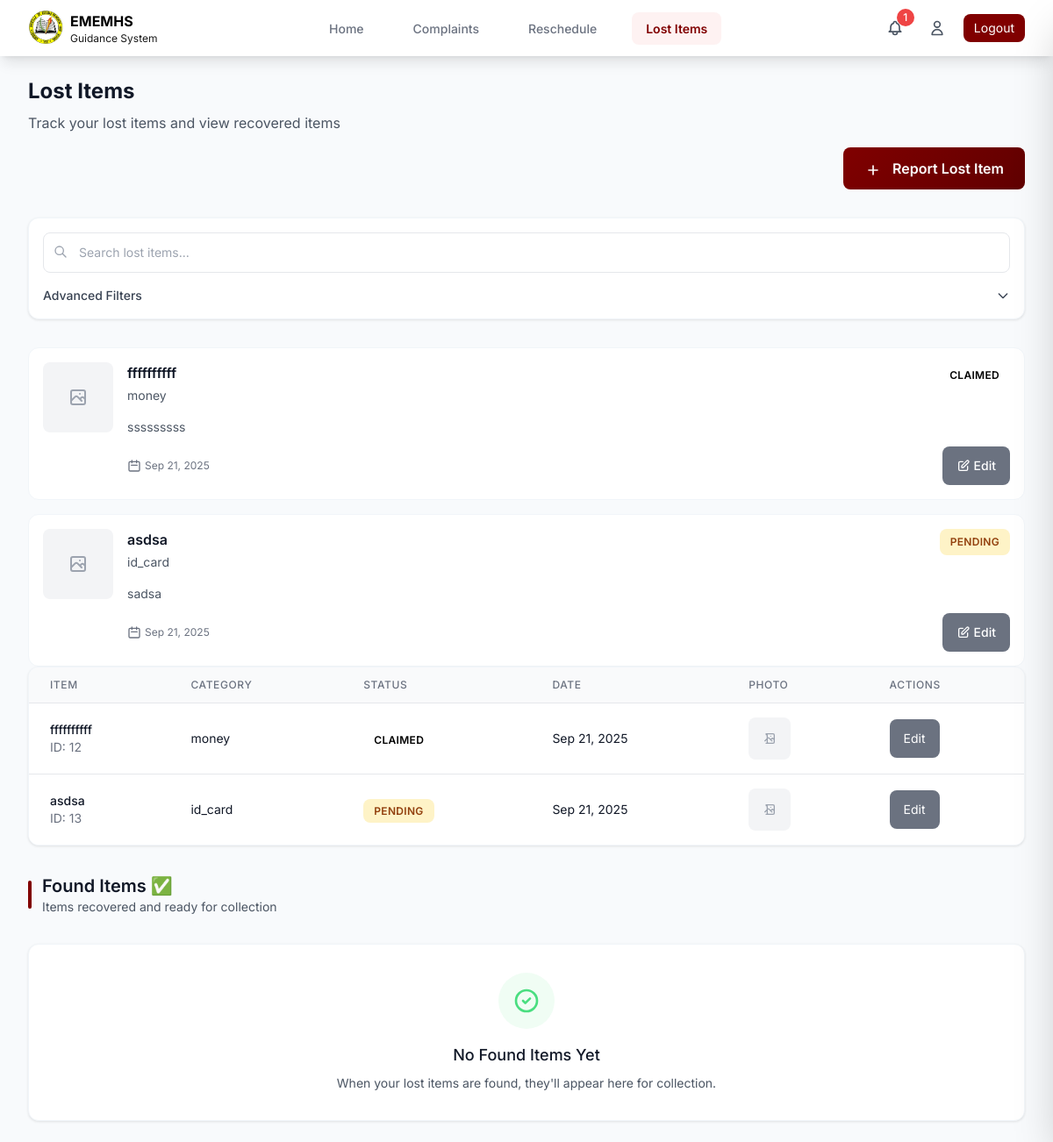
The page /pages/lost_item.php (signed in) on the database its author committed.
### tables this page shows
CREATE TABLE `lost_items` (
  `id` int(11) NOT NULL,
  `student_id` int(45) DEFAULT NULL,
  `item_name` varchar(255) DEFAULT NULL,
  `category` varchar(255) DEFAULT NULL,
  `date_lost` varchar(255) DEFAULT NULL,
  `time_lost` varchar(255) DEFAULT NULL,
  `location` varchar(255) DEFAULT NULL,
  `description` varchar(255) DEFAULT NULL,
  `photo` mediumblob DEFAULT NULL,
  `mime_type` varchar(255) DEFAULT NULL,
  `claimant_photo` mediumblob DEFAULT NULL,
  `claimant_photo_mime_type` varchar(255) DEFAULT NULL,
  `receive_sms` varchar(255) DEFAULT NULL,
  `phone_number` varchar(255) DEFAULT NULL,
  `status` varchar(255) DEFAULT NULL,
  `date` varchar(255) DEFAULT NULL,
  `time` varchar(255) DEFAULT NULL,
  `claimed_at` timestamp NULL DEFAULT NULL,
  `claimed_by_student_id` int(11) DEFAULT NULL,
  `claim_evidence` text DEFAULT NULL
);

### pages/lost_item.php (the view, shortened to what this page needs)
<?php
require_once '../logic/db_connection.php';
$student_id = $_SESSION['student_id'];
$stmt = $pdo->prepare(SQL_LIST_LOST_ITEMS_BY_STUDENT);
$stmt->execute([$student_id]);
$lost_items = $stmt->fetchAll(PDO::FETCH_ASSOC);
$foundItems = [];
try {
    $stmt = $pdo->prepare("
        SELECT * from lost_items where student_id = ? AND status = 'found'
    ");
    $stmt->execute([$student_id]);
    $foundItems = $stmt->fetchAll(PDO::FETCH_ASSOC);
} catch (PDOException $e) {
    error_log("Error fetching found items: " . $e->getMessage());
    $foundItems = [];
}
?>
<!DOCTYPE html>
<html lang="en">
<head>
    <script src="https://cdn.tailwindcss.com"></script>
</head>
<body class="min-h-screen">
    <?php include 'navigation.php'; ?>
    <main class="px-4 py-4 sm:py-6 lg:px-8 max-w-7xl mx-auto">
        <div class="mobile-section">
            <div class="text-center sm:text-left mb-4">
                <h1 class="text-xl sm:text-2xl lg:text-2xl font-bold text-gray-900 mb-2">
                    Lost Items
                </h1>
                <p class="text-xs sm:text-base text-gray-600">
                    Track your lost items and view recovered items
                </p>
            </div>
            <div class="flex justify-end">
                <a href="lost-item-form.php" class="btn-primary text-white px-6 py-3 rounded-lg font-semibold text-center hidden lg:block">
                    <svg class="w-5 h-5 mr-2 inline" fill="none" stroke="currentColor" viewBox="0 0 24 24">
                        <path stroke-linecap="round" stroke-linejoin="round" stroke-width="2" d="M12 6v6m0 0v6m0-6h6m-6 0H6" />
                    </svg>
                    Report Lost Item
                </a>
            </div>
        </div>
        <div class="filter-container p-4 mobile-section">
            <div class="mb-4">
                <div class="relative">
                    <input type="text" id="searchInput" placeholder="Search lost items..."
                        class="w-full pl-10 pr-10 py-3 text-sm border border-gray-200 rounded-lg focus:outline-none focus:border-[#800000] focus:ring-2 focus:ring-[#800000]/20">
                    <svg class="absolute left-3 top-3.5 h-4 w-4 text-gray-400" fill="none" viewBox="0 0 24 24" stroke="currentColor">
                        <path stroke-linecap="round" stroke-linejoin="round" stroke-width="2" d="M21 21l-6-6m2-5a7 7 0 11-14 0 7 7 0 0114 0z" />
                    </svg>
                </div>
            </div>
            <div class="space-y-3">
                <button id="toggleFilters" class="flex items-center justify-between w-full text-left text-sm font-medium text-gray-700 hover:text-[#800000]">
                    <span>Advanced Filters</span>
                    <svg id="filterChevron" class="w-4 h-4 transition-transform" fill="none" stroke="currentColor" viewBox="0 0 24 24">
                        <path stroke-linecap="round" stroke-linejoin="round" stroke-width="2" d="M19 9l-7 7-7-7" />
                    </svg>
                </button>
            </div>
        </div>
        <div class="mobile-section">
            <div id="cardView" class="space-y-4">
                <?php if (!empty($lost_items)): ?>
                    <?php foreach ($lost_items as $item): ?>
                        <div class="mobile-item" data-item-name="<?= strtolower($item['item_name']) ?>" data-date="<?= $item['date'] ?>" data-status="<?= strtolower($item['status']) ?>">
                            <div class="flex p-4">
                                <div class="flex-shrink-0 mr-4">
                                    <?php if (!empty($item['photo']) && !empty($item['mime_type'])): ?>
                                        <img
                                            alt="<?= htmlspecialchars($item['item_name']) ?>"
                                            class="w-16 h-16 sm:w-20 sm:h-20 object-cover rounded-lg cursor-pointer"
                                            onclick="openImageView(this)" />
                                    <?php else: ?>
                                        <div class="w-16 h-16 sm:w-20 sm:h-20 bg-gray-100 rounded-lg flex items-center justify-center">
                                        </div>
                                    <?php endif; ?>
                                </div>
                                <div class="flex-1 min-w-0">
                                    <div class="flex flex-col sm:flex-row sm:items-start sm:justify-between mb-2">
                                        <div class="flex-1">
                                            <h3 class="text-base font-semibold text-gray-900 mb-1">
                                                <?= htmlspecialchars($item['item_name']) ?>
                                            </h3>
                                            <p class="text-sm text-gray-600 mb-2">
                                                <?= htmlspecialchars($item['category']) ?>
                                            </p>
                                        </div>
                                        <span class="status-badge status-<?= strtolower($item['status']) ?> self-start mb-2 sm:mb-0">
                                            <?= ucfirst($item['status']) ?>
                                        </span>
                                    </div>
                                    <?php if (!empty($item['description'])): ?>
                                        <p class="text-sm text-gray-600 mb-3 line-clamp-2">
                                            <?= htmlspecialchars($item['description']) ?>
                                        </p>
                                    <?php endif; ?>
                                    <div class="flex flex-col sm:flex-row sm:items-center sm:justify-between">
                                        <div class="flex items-center text-xs text-gray-500 mb-3 sm:mb-0">
                                            <svg class="w-4 h-4 mr-1" fill="none" stroke="currentColor" viewBox="0 0 24 24">
                                                <path stroke-linecap="round" stroke-linejoin="round" stroke-width="2" d="M8 7V3m8 4V3m-9 8h10M5 21h14a2 2 0 002-2V7a2 2 0 00-2-2H5a2 2 0 00-2 2v12a2 2 0 002 2z" />
                                            </svg>
                                            <?= date('M d, Y', strtotime($item['date'])) ?>
                                        </div>
                                        <form action="lost-item-form.php" method="POST" class="inline">
                                            <button type="submit" class="btn-secondary text-white px-4 py-2 rounded-lg text-sm font-medium">
                                                <svg class="w-4 h-4 mr-1 inline" fill="none" stroke="currentColor" viewBox="0 0 24 24">
                                                    <path stroke-linecap="round" stroke-linejoin="round" stroke-width="2" d="M11 5H6a2 2 0 00-2 2v11a2 2 0 002 2h11a2 2 0 002-2v-5m-1.414-9.414a2 2 0 112.828 2.828L11.828 15H9v-2.828l8.586-8.586z" />
                                                </svg>
                                                Edit
                                            </button>
                                        </form>
                                    </div>
                                </div>
                            </div>
                        </div>
                    <?php endforeach; ?>
                <?php endif; ?>
            </div>
            <div id="tableView" class="hidden lg:block item-card overflow-hidden">
                <div class="overflow-x-auto">
                    <table class="min-w-full divide-y divide-gray-200">
                        <thead class="bg-gray-50">
                            <tr>
                                <th scope="col" class="px-6 py-3 text-left text-xs font-medium text-gray-500 uppercase tracking-wider">Item</th>
                                <th scope="col" class="px-6 py-3 text-left text-xs font-medium text-gray-500 uppercase tracking-wider">Category</th>
                                <th scope="col" class="px-6 py-3 text-left text-xs font-medium text-gray-500 uppercase tracking-wider">Status</th>
                                <th scope="col" class="px-6 py-3 text-left text-xs font-medium text-gray-500 uppercase tracking-wider">Date</th>
                                <th scope="col" class="px-6 py-3 text-left text-xs font-medium text-gray-500 uppercase tracking-wider">Photo</th>
                                <th scope="col" class="px-6 py-3 text-left text-xs font-medium text-gray-500 uppercase tracking-wider">Actions</th>
                            </tr>
                        </thead>
                        <tbody class="bg-white divide-y divide-gray-200" id="lostItemsTableBody">
                            <?php if (!empty($lost_items)): ?>
                                <?php foreach ($lost_items as $item): ?>
                                    <tr class="hover:bg-gray-50" data-item-name="<?= strtolower($item['item_name']) ?>" data-date="<?= $item['date'] ?>" data-status="<?= strtolower($item['status']) ?>">
                                        <td class="px-6 py-4">
                                            <div>
                                                <div class="text-sm font-medium text-gray-900"><?= htmlspecialchars($item['item_name']) ?></div>
                                                <div class="text-sm text-gray-500">ID: <?= $item['id'] ?></div>
                                            </div>
                                        </td>
                                        <td class="px-6 py-4 whitespace-nowrap text-sm text-gray-900"><?= htmlspecialchars($item['category']) ?></td>
                                        <td class="px-6 py-4 whitespace-nowrap">
                                            <span class="status-badge status-<?= strtolower($item['status']) ?>">
                                                <?= ucfirst($item['status']) ?>
                                            </span>
                                        </td>
                                        <td class="px-6 py-4 whitespace-nowrap text-sm text-gray-900"><?= date('M d, Y', strtotime($item['date'])) ?></td>
                                        <td class="px-6 py-4 whitespace-nowrap">
                                            <?php if (!empty($item['photo']) && !empty($item['mime_type'])): ?>
                                                <img
                                                    alt="Item Photo"
                                                    class="w-12 h-12 object-cover rounded-lg cursor-pointer"
                                                    onclick="openImageView(this)" />
                                            <?php else: ?>
                                                <div class="w-12 h-12 bg-gray-100 rounded-lg flex items-center justify-center">
                                                </div>
                                            <?php endif; ?>
                                        </td>
                                        <td class="px-6 py-4 whitespace-nowrap text-sm">
                                            <form action="lost-item-form.php" method="POST" class="inline">
                                                <button type="submit" class="btn-secondary text-white px-4 py-2 rounded-lg text-sm">
                                                    Edit
                                                </button>
                                            </form>
                                        </td>
                                    </tr>
                                <?php endforeach; ?>
                            <?php endif; ?>
                        </tbody>
                    </table>
                </div>
            </div>
        </div>
        <div class="mobile-section">
            <div class="flex items-center gap-3 mb-4">
                <div class="h-8 w-1 bg-[#800000] rounded-full"></div>
                <div>
                    <h2 class="text-lg sm:text-xl font-semibold text-gray-900">Found Items ✅</h2>
                    <p class="text-sm text-gray-600">Items recovered and ready for collection</p>
                </div>
            </div>
        </div>
        <?php if (empty($foundItems)): ?>
            <div class="item-card p-8 text-center">
                <div class="w-16 h-16 mx-auto mb-4 rounded-full bg-green-50 flex items-center justify-center">
                    <svg class="h-8 w-8 text-green-400" fill="none" viewBox="0 0 24 24" stroke="currentColor">
                        <path stroke-linecap="round" stroke-linejoin="round" stroke-width="2" d="M9 12l2 2 4-4m6 2a9 9 0 11-18 0 9 9 0 0118 0z" />
                    </svg>
                </div>
                <h3 class="text-lg font-medium text-gray-900 mb-2">No Found Items Yet</h3>
                <p class="text-sm text-gray-600">When your lost items are found, they'll appear here for collection.</p>
            </div>
        <?php endif; ?>
    </main>
</body>
</html>

### pages/lost_item.php (style rules this page uses)
body { font-family: 'Inter', sans-serif; background-color: #f8fafc; }
.item-card { background: white; border-radius: 0.75rem; box-shadow: 0 1px 3px 0 rgba(0, 0, 0, 0.1); transition: all 0.2s ease; border: 1px solid #f1f5f9; }
.btn-primary { background: linear-gradient(135deg, #800000 0%, #600000 100%); transition: all 0.2s ease; min-height: 44px; display: flex; align-items: center; justify-content: center; }
.btn-secondary { background: #6b7280; transition: all 0.2s ease; min-height: 44px; display: flex; align-items: center; justify-content: center; }
.status-badge { padding: 0.375rem 0.75rem; border-radius: 0.5rem; font-size: 0.75rem; font-weight: 600; text-transform: uppercase; letter-spacing: 0.025em; }
.status-pending { background-color: #fef3c7; color: #92400e; }
.filter-container { background: white; border-radius: 0.75rem; box-shadow: 0 1px 3px 0 rgba(0, 0, 0, 0.1); border: 1px solid #f1f5f9; }
.mobile-item { background: white; border-radius: 0.75rem; border: 1px solid #f1f5f9; margin-bottom: 1rem; overflow: hidden; }
.mobile-section { margin-bottom: 1.5rem; }
@media (min-width: 768px) { .mobile-section { margin-bottom: 2rem; } }

### rows shown on the page
lost_items: item_name "ffffffffff", category "money", status "CLAIMED", description "sssssssss", date "Sep 21, 2025", id "12"
lost_items: item_name "asdsa", category "id_card", status "PENDING", description "sadsa", date "Sep 21, 2025", id "13"

### other values the page prints
$unread_count "1"
